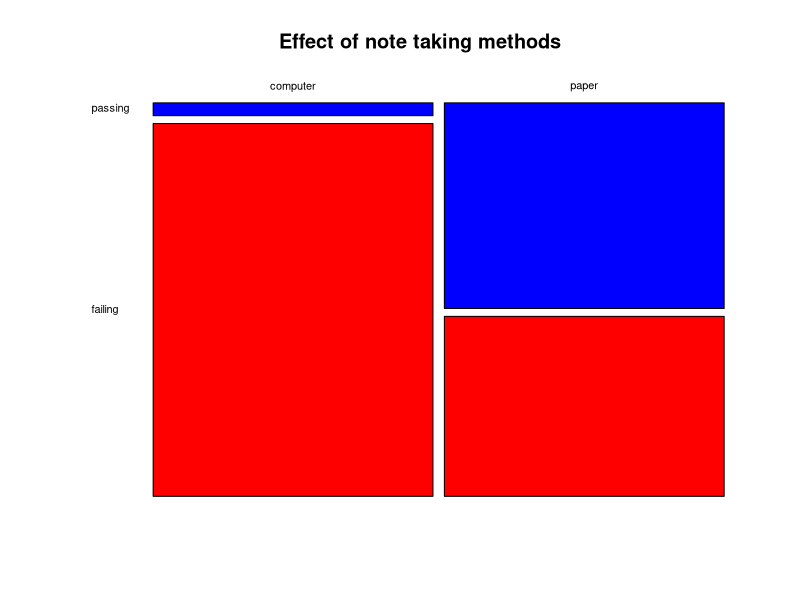
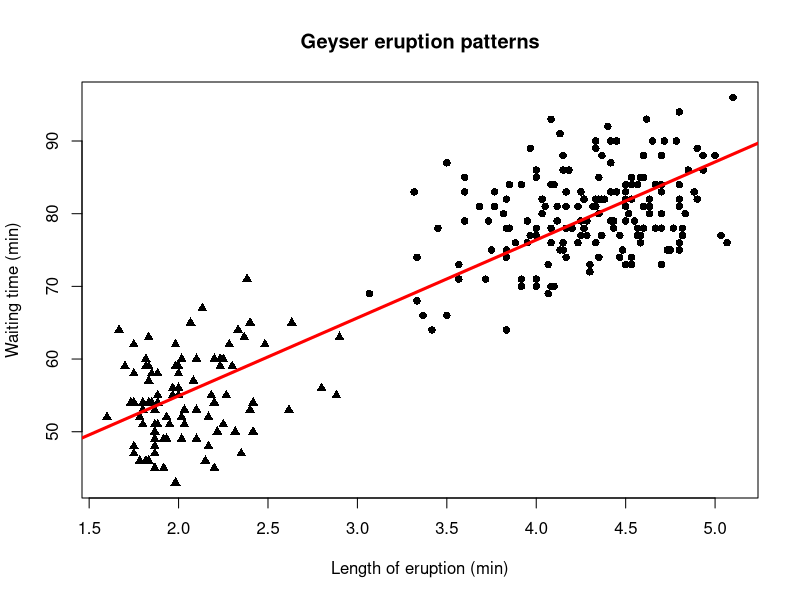

The R source for these figures, in order:
## ---- chunk 1
data <- read.csv("scores.csv")
results <- matrix(,2,2)
colnames(results) <- c("passing", "failing")
rownames(results) <- c("computer", "paper")
results[1,1] <- sum(data$score >=.7 & data$method == "comp.")
results[1,2] <- sum(data$score <.7 & data$method == "comp.")
results[2,1] <- sum(data$score >=.7 & data$method == "paper")
results[2,2] <- sum(data$score <.7 & data$method == "paper")
mosaicplot(results,las=1, col=c("blue", "red"), main="Effect of note taking methods")
## ---- chunk 2
data(faithful)
pchs <- vector(mode="numeric", length=272)
pchs[1:272] <- 16
pchs[faithful$eruptions < 3] <- 17
plot(faithful$eruptions, faithful$waiting, xlab="Length of eruption (min)", ylab="Waiting time (min)", main="Geyser eruption patterns", pch=pchs)
abline(lm(faithful$waiting~faithful$eruptions), col="red", lwd=3)
